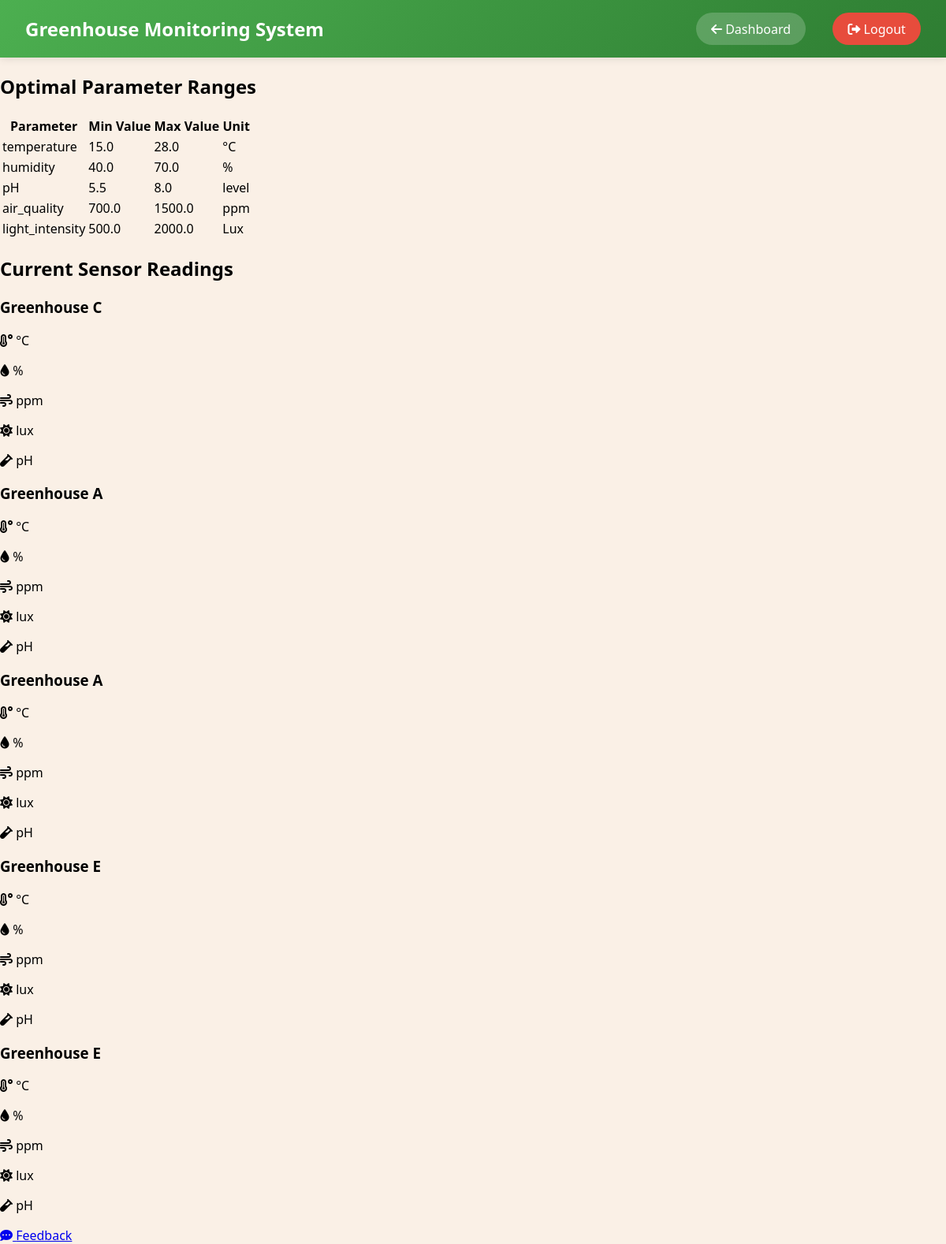
The app's page /realtime-monitoring (signed in) with its own data.
### app/models.py (models this page shows)
class SensorParameter(db.Model):
    __tablename__='sensor_parameter'
    id = db.Column(db.Integer, primary_key=True)
    name = db.Column(db.String(50), unique=True, nullable=False)
    min_value = db.Column(db.Float, nullable=False)
    max_value = db.Column(db.Float, nullable=False)
    unit = db.Column(db.String(15))

class SensorData(db.Model):
    __tablename__ = 'sensor_data'
    id = db.Column(db.Integer, primary_key=True)
    greenhouse_id = db.Column(db.Integer, db.ForeignKey('greenhouses.id'))
    parameter_id = db.Column(db.Integer, db.ForeignKey('sensor_parameter.id'))
    value = db.Column(db.Float, nullable=False)
    timestamp = db.Column(db.DateTime, default=datetime.utcnow)
    parameter = db.relationship('SensorParameter', backref='readings')

class Greenhouse(db.Model):
    __tablename__ = 'greenhouses'
    id = db.Column(db.Integer, primary_key=True)
    name = db.Column(db.String(100), unique=True, nullable=False)
    location = db.Column(db.String(200))
    assignments = db.relationship('GreenhouseAssignment', backref='assignment_greenhouse', lazy=True)
    sensor_data = db.relationship('SensorData', backref='greenhouse', lazy=True, overlaps="all_sensor_data")
    issues = db.relationship('Issue', back_populates='greenhouse', lazy=True)

### app/routes.py (the view)
@bp.route('/realtime-monitoring')
@login_required
def realtime_monitoring():
    parameters = SensorParameter.query.all()
    current_readings = SensorData.query.order_by(SensorData.timestamp.desc()).limit(5).all()
    return render_template('realtime_monitoring.html',
                         parameters=parameters,
                         current_readings=current_readings)

### app/__init__.py (called while the page is built)
def create_app():
    app = Flask(__name__)
    csrf = CSRFProtect(app)
    app.config.from_object('config.Config')
    app.logger = setup_logger('greenhouse')
    db.init_app(app)
    migrate.init_app(app, db)
    login_manager.init_app(app)
    from . import models
    @login_manager.user_loader
    def load_user(user_id):
        return models.User.query.get(int(user_id))
    from .routes import bp as main_bp
    from .auth import bp as auth_bp
    from .admin import bp as admin_bp
    app.register_blueprint(main_bp)
    app.register_blueprint(auth_bp)
    app.register_blueprint(admin_bp)
    with app.app_context():
        from .utils.monitoring import insert_default_optimal_ranges
        insert_default_optimal_ranges()
    csrf.exempt(lambda request: request.method in {'GET', 'HEAD', 'OPTIONS', 'TRACE'})
    return app

### app/templates/realtime_monitoring.html (shortened to what this page needs)
{% extends "base.html" %}
{% block content %}
<nav class="navbar">
    <div class="nav-title">Greenhouse Monitoring System</div>
    <div class="nav-buttons">
        <a href="{{ url_for('main.dashboard') }}" class="nav-button">
            <i class="fas fa-arrow-left"></i> Dashboard
        </a>
        <a href="{{ url_for('auth.logout') }}" class="nav-button"
           style="background-color: #e74c3c; margin-left: 10px;">
            <i class="fas fa-sign-out-alt"></i> Logout
        </a>
    </div>
</nav>
    <h2>Optimal Parameter Ranges</h2>
    <div class="parameter-table-container">
        <table class="parameter-table">
            <thead>
                <tr>
                    <th>Parameter</th>
                    <th>Min Value</th>
                    <th>Max Value</th>
                    <th>Unit</th>
                </tr>
            </thead>
            <tbody>
                {% for param in parameters %}
                <tr>
                    <td>{{ param.name }}</td>
                    <td>{{ param.min_value }}</td>
                    <td>{{ param.max_value }}</td>
                    <td>{{ param.unit }}</td>
                </tr>
                {% endfor %}
            </tbody>
        </table>
    </div>
    <h2>Current Sensor Readings</h2>
    <div class="current-readings">
        {% for reading in current_readings %}
        <div class="reading-card">
            <h3>{{ reading.greenhouse.name }}</h3>
            <div class="reading-values">
                <p><i class="fas fa-temperature-high"></i> {{ reading.temperature }}°C</p>
                <p><i class="fas fa-tint"></i> {{ reading.humidity }}%</p>
                <p><i class="fas fa-wind"></i> {{ reading.air_quality }} ppm</p>
                <p><i class="fas fa-sun"></i> {{ reading.light_intensity }} lux</p>
                <p><i class="fas fa-vial"></i> {{ reading.ph }} pH</p>
            </div>
        </div>
        {% endfor %}
    </div>
{% endblock %}

### app/static/CSS/styles.css (style rules this page uses)
body { background-color: linen; font-family: 'Segoe UI', Tahoma, Geneva, Verdana, sans-serif; margin: 0; padding: 0; min-height: 100vh; }
.navbar { background: linear-gradient(135deg, #4CAF50 0%, #2E7D32 100%); padding: 1rem 2rem; box-shadow: 0 2px 10px rgba(0,0,0,0.1); display: flex; justify-content: space-between; align-items: center; color: white; }
.nav-title { color: white; font-size: 1.5rem; font-weight: 600; }
.nav-buttons { display: flex; gap: 1.5rem; }
.nav-button { background-color: rgba(255,255,255,0.2); color: white; border: none; padding: 0.6rem 1.2rem; border-radius: 25px; cursor: pointer; transition: all 0.3s ease; font-weight: 500; text-decoration: none; }

### records on screen
SensorParameter: name "temperature", min_value "15.0", max_value "28.0", unit "°C"
SensorParameter: name "humidity", min_value "40.0", max_value "70.0", unit "%"
SensorParameter: name "pH", min_value "5.5", max_value "8.0", unit "level"
SensorParameter: name "air_quality", min_value "700.0", max_value "1500.0", unit "ppm"
SensorParameter: name "light_intensity", min_value "500.0", max_value "2000.0", unit "Lux"
SensorData: greenhouse.name "Greenhouse C"
SensorData: greenhouse.name "Greenhouse A"
SensorData: greenhouse.name "Greenhouse A"
SensorData: greenhouse.name "Greenhouse E"
SensorData: greenhouse.name "Greenhouse E"
